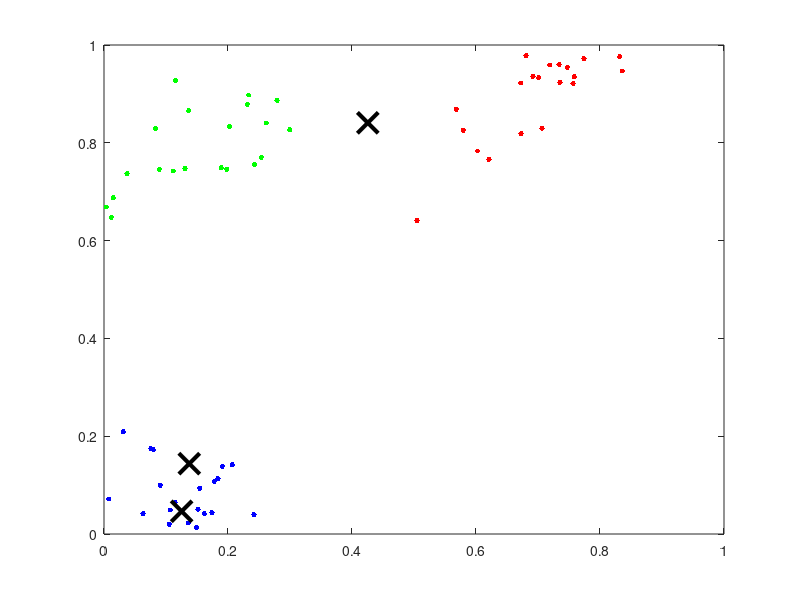

Write MATLAB code to recreate this figure. (Note: this script raises an error after producing the figure.)

global Z



%global evalCount;

%  Y = [randn(10,2)*0.75+ones(10,2);
%      randn(10,2)*0.5-ones(10,2)];
% 
% for i=1:20
% Z(i,1) = (Y(i,1)-min(Y(:,1)))/(max(Y(:,1))-min(Y(:,1)));
% Z(i,2) = (Y(i,2)-min(Y(:,2)))/(max(Y(:,2))-min(Y(:,2)));
% end

k=3;
d=2;
w = 0.2*rand(1,k*d);
[X,Y] = meshgrid(0:0.01:1,0:0.01:1);
%Z = randn(20,d);
Z = zeros(40,d);
gap = 0.0;
while (gap < 0.1)
for i=1:20
    tz = [-1 -1];
    while ((tz(1) < 0.0) || (tz(1) > 1.0) || (tz(2) < 0.0) || (tz(2) > 1.0))
      tz = mvnrnd([0.7 0.9], [0.01 0.005; 0.005 0.01]);
    end;
    Z(i,1) = tz(1);
    Z(i,2) = tz(2);
end;
for i=21:40
    tz = [-1 -1];
    while ((tz(1) < 0.0) || (tz(1) > 1.0) || (tz(2) < 0.0) || (tz(2) > 1.0))
      tz = mvnrnd([0.1 0.05], [0.01 0.005; 0.005 0.01]);
    end;
    Z(i,1) = tz(1);
    Z(i,2) = tz(2);
end;
for i=41:60
    tz = [-1 -1];
    while ((tz(1) < 0.0) || (tz(1) > 1.0) || (tz(2) < 0.0) || (tz(2) > 1.0))
      tz = mvnrnd([0.1 0.75], [0.01 0.005; 0.005 0.01]);
    end;
    Z(i,1) = tz(1);
    Z(i,2) = tz(2);
end;
opts = statset('Display','final');
[idx,C1, sumd1] = kmeans(Z,3,'Replicates',1,'Options',opts);
[idx,C2, sumd2] = kmeans(Z,3,'Replicates',10,'Options',opts);
gap = sum(sumd1)-sum(sumd2)
end;
Z


figure;
plot(Z(idx==1,1),Z(idx==1,2),'r.','MarkerSize',12)
hold on
plot(Z(idx==2,1),Z(idx==2,2),'b.','MarkerSize',12)
hold on
plot(Z(idx==3,1),Z(idx==3,2),'g.','MarkerSize',12)
plot(C1(:,1),C1(:,2),'kx',...
     'MarkerSize',15,'LineWidth',3) 
legend('Cluster 1','Cluster 2','Cluster 3','Centroids',...
       'Location','SE')
title 'Cluster Assignments and Centroids'
hold off


figure;
plot(Z(idx==1,1),Z(idx==1,2),'r.','MarkerSize',12)
hold on
plot(Z(idx==2,1),Z(idx==2,2),'b.','MarkerSize',12)
hold on
plot(Z(idx==3,1),Z(idx==3,2),'g.','MarkerSize',12)
plot(C2(:,1),C2(:,2),'kx',...
     'MarkerSize',15,'LineWidth',3) 
legend('Cluster 1','Cluster 2','Cluster 3','Centroids',...
       'Location','SE')
title 'Cluster Assignments and Centroids'
hold off


%scatter(Z(:,1), Z(:,2))
% return
% pause(20)
for i=1:length(X)
    for j=1:length(Y)
        %(i,j) = (X(1,i)-0.5)^2 + (Y(j,1)-0.5)^2;
        alp = X(1,i);
        bet =  Y(j,1);
        w(k*d-3) = alp;
        w(k*d-2) = bet;
        cost(i,j) = cluster(w);
    end;
end;

mesh(X,Y,cost)
